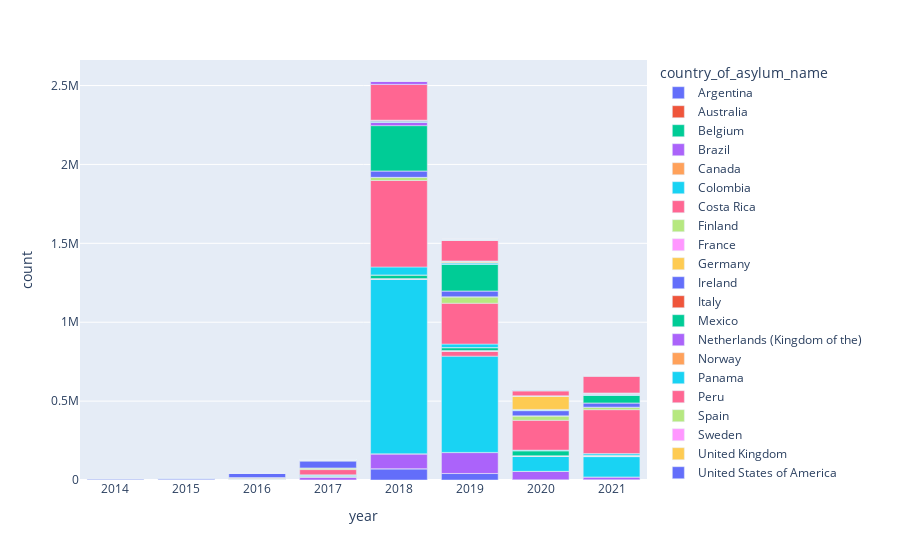

Notebook code for this chart:
### Code cell
fig = px.bar(country_of_asylum, x='year', y='count', color='country_of_asylum_name')
fig.show()

### Figure 1 — Plotly figure (JSON) as saved in the notebook; plotly's stock layout.template omitted (floating-point values rounded to 4 significant figures)
{"data": [{"hovertemplate": "country_of_asylum_name=Argentina<br>year=%{x}<br>count=%{y}<extra></extra>", "legendgroup": "Argentina", "marker": {"color": "#636efa", "pattern": {"shape": ""}}, "name": "Argentina", "orientation": "v", "showlegend": true, "textposition": "auto", "type": "bar", "x": [2014, 2016, 2017, 2018, 2019, 2020, 2021], "xaxis": "x", "y": [5, 57, 135, 71414, 41060, 1159, 1904], "yaxis": "y"}, {"hovertemplate": "country_of_asylum_name=Australia<br>year=%{x}<br>count=%{y}<extra></extra>", "legendgroup": "Australia", "marker": {"color": "#EF553B", "pattern": {"shape": ""}}, "name": "Australia", "orientation": "v", "showlegend": true, "textposition": "auto", "type": "bar", "x": [2014, 2015, 2016, 2017, 2018, 2019, 2020], "xaxis": "x", "y": [9, 18, 14, 71, 71, 155, 126], "yaxis": "y"}, {"hovertemplate": "country_of_asylum_name=Belgium<br>year=%{x}<br>count=%{y}<extra></extra>", "legendgroup": "Belgium", "marker": {"color": "#00cc96", "pattern": {"shape": ""}}, "name": "Belgium", "orientation": "v", "showlegend": true, "textposition": "auto", "type": "bar", "x": [2014, 2015, 2016, 2017, 2018, 2019, 2020, 2021], "xaxis": "x", "y": [11, 19, 45, 190, 405, 220, 119, 120], "yaxis": "y"}, {"hovertemplate": "country_of_asylum_name=Brazil<br>year=%{x}<br>count=%{y}<extra></extra>", "legendgroup": "Brazil", "marker": {"color": "#ab63fa", "pattern": {"shape": ""}}, "name": "Brazil", "orientation": "v", "showlegend": true, "textposition": "auto", "type": "bar", "x": [2014, 2015, 2016, 2017, 2018, 2019, 2020, 2021], "xaxis": "x", "y": [122, 868, 3375, 17865, 92922, 132192, 53258, 16969], "yaxis": "y"}, {"hovertemplate": "country_of_asylum_name=Canada<br>year=%{x}<br>count=%{y}<extra></extra>", "legendgroup": "Canada", "marker": {"color": "#FFA15A", "pattern": {"shape": ""}}, "name": "Canada", "orientation": "v", "showlegend": true, "textposition": "auto", "type": "bar", "x": [2014, 2015, 2016, 2017, 2018, 2019, 2020, 2021], "xaxis": "x", "y": [164, 255, 566, 1176, 1254, 1199, 289, 485], "yaxis": "y"}, {"hovertemplate": "country_of_asylum_name=Colombia<br>year=%{x}<br>count=%{y}<extra></extra>", "legendgroup": "Colombia", "marker": {"color": "#19d3f3", "pattern": {"shape": ""}}, "name": "Colombia", "orientation": "v", "showlegend": true, "textposition": "auto", "type": "bar", "x": [2014, 2015, 2016, 2017, 2018, 2019, 2020, 2021], "xaxis": "x", "y": [47, 119, 316, 575, 1105410, 610164, 94765, 128664], "yaxis": "y"}, {"hovertemplate": "country_of_asylum_name=Costa Rica<br>year=%{x}<br>count=%{y}<extra></extra>", "legendgroup": "Costa Rica", "marker": {"color": "#FF6692", "pattern": {"shape": ""}}, "name": "Costa Rica", "orientation": "v", "showlegend": true, "textposition": "auto", "type": "bar", "x": [2014, 2015, 2016, 2017, 2018, 2019, 2020, 2021], "xaxis": "x", "y": [130, 280, 1423, 3175, 2884, 32226, 2315, 2928], "yaxis": "y"}, {"hovertemplate": "country_of_asylum_name=Finland<br>year=%{x}<br>count=%{y}<extra></extra>", "legendgroup": "Finland", "marker": {"color": "#B6E880", "pattern": {"shape": ""}}, "name": "Finland", "orientation": "v", "showlegend": true, "textposition": "auto", "type": "bar", "x": [2014, 2016, 2017, 2018, 2019, 2020, 2021], "xaxis": "x", "y": [5, 5, 10, 5, 9, 5, 6], "yaxis": "y"}, {"hovertemplate": "country_of_asylum_name=France<br>year=%{x}<br>count=%{y}<extra></extra>", "legendgroup": "France", "marker": {"color": "#FF97FF", "pattern": {"shape": ""}}, "name": "France", "orientation": "v", "showlegend": true, "textposition": "auto", "type": "bar", "x": [2014, 2015, 2016, 2017, 2018, 2019, 2020, 2021], "xaxis": "x", "y": [30, 44, 264, 334, 566, 868, 389, 399], "yaxis": "y"}, {"hovertemplate": "country_of_asylum_name=Germany<br>year=%{x}<br>count=%{y}<extra></extra>", "legendgroup": "Germany", "marker": {"color": "#FECB52", "pattern": {"shape": ""}}, "name": "Germany", "orientation": "v", "showlegend": true, "textposition": "auto", "type": "bar", "x": [2014, 2015, 2016, 2017, 2018, 2019, 2020, 2021], "xaxis": "x", "y": [7, 20, 88, 203, 404, 726, 553, 390], "yaxis": "y"}, {"hovertemplate": "country_of_asylum_name=Ireland<br>year=%{x}<br>count=%{y}<extra></extra>", "legendgroup": "Ireland", "marker": {"color": "#636efa", "pattern": {"shape": ""}}, "name": "Ireland", "orientation": "v", "showlegend": true, "textposition": "auto", "type": "bar", "x": [2014, 2015, 2016, 2017, 2018, 2019, 2020, 2021], "xaxis": "x", "y": [26, 16, 27, 22, 45, 93, 32, 24], "yaxis": "y"}, {"hovertemplate": "country_of_asylum_name=Italy<br>year=%{x}<br>count=%{y}<extra></extra>", "legendgroup": "Italy", "marker": {"color": "#EF553B", "pattern": {"shape": ""}}, "name": "Italy", "orientation": "v", "showlegend": true, "textposition": "auto", "type": "bar", "x": [2014, 2015, 2016, 2017, 2018, 2019, 2020, 2021], "xaxis": "x", "y": [25, 44, 142, 504, 979, 1540, 829, 457], "yaxis": "y"}, {"hovertemplate": "country_of_asylum_name=Mexico<br>year=%{x}<br>count=%{y}<extra></extra>", "legendgroup": "Mexico", "marker": {"color": "#00cc96", "pattern": {"shape": ""}}, "name": "Mexico", "orientation": "v", "showlegend": true, "textposition": "auto", "type": "bar", "x": [2014, 2015, 2016, 2017, 2018, 2019, 2020, 2021], "xaxis": "x", "y": [41, 57, 361, 4042, 23469, 18543, 32157, 6223], "yaxis": "y"}, {"hovertemplate": "country_of_asylum_name=Netherlands (Kingdom of the)<br>year=%{x}<br>count=%{y}<extra></extra>", "legendgroup": "Netherlands (Kingdom of the)", "marker": {"color": "#ab63fa", "pattern": {"shape": ""}}, "name": "Netherlands (Kingdom of the)", "orientation": "v", "showlegend": true, "textposition": "auto", "type": "bar", "x": [2014, 2015, 2016, 2017, 2018, 2019, 2020, 2021], "xaxis": "x", "y": [5, 5, 27, 77, 150, 182, 83, 72], "yaxis": "y"}, {"hovertemplate": "country_of_asylum_name=Norway<br>year=%{x}<br>count=%{y}<extra></extra>", "legendgroup": "Norway", "marker": {"color": "#FFA15A", "pattern": {"shape": ""}}, "name": "Norway", "orientation": "v", "showlegend": true, "textposition": "auto", "type": "bar", "x": [2014, 2016, 2017, 2018, 2019, 2020, 2021], "xaxis": "x", "y": [5, 8, 11, 22, 20, 16, 29], "yaxis": "y"}, {"hovertemplate": "country_of_asylum_name=Panama<br>year=%{x}<br>count=%{y}<extra></extra>", "legendgroup": "Panama", "marker": {"color": "#19d3f3", "pattern": {"shape": ""}}, "name": "Panama", "orientation": "v", "showlegend": true, "textposition": "auto", "type": "bar", "x": [2014, 2015, 2016, 2017, 2018, 2019, 2020, 2021], "xaxis": "x", "y": [88, 261, 837, 4430, 50049, 22426, 3306, 9166], "yaxis": "y"}, {"hovertemplate": "country_of_asylum_name=Peru<br>year=%{x}<br>count=%{y}<extra></extra>", "legendgroup": "Peru", "marker": {"color": "#FF6692", "pattern": {"shape": ""}}, "name": "Peru", "orientation": "v", "showlegend": true, "textposition": "auto", "type": "bar", "x": [2014, 2015, 2016, 2017, 2018, 2019, 2020, 2021], "xaxis": "x", "y": [65, 181, 3602, 33149, 548114, 258636, 188889, 277861], "yaxis": "y"}, {"hovertemplate": "country_of_asylum_name=Spain<br>year=%{x}<br>count=%{y}<extra></extra>", "legendgroup": "Spain", "marker": {"color": "#B6E880", "pattern": {"shape": ""}}, "name": "Spain", "orientation": "v", "showlegend": true, "textposition": "auto", "type": "bar", "x": [2014, 2015, 2016, 2017, 2018, 2019, 2020, 2021], "xaxis": "x", "y": [124, 596, 4196, 10622, 20015, 40906, 28365, 15995], "yaxis": "y"}, {"hovertemplate": "country_of_asylum_name=Sweden<br>year=%{x}<br>count=%{y}<extra></extra>", "legendgroup": "Sweden", "marker": {"color": "#FF97FF", "pattern": {"shape": ""}}, "name": "Sweden", "orientation": "v", "showlegend": true, "textposition": "auto", "type": "bar", "x": [2014, 2015, 2016, 2017, 2018, 2019, 2020, 2021], "xaxis": "x", "y": [43, 27, 69, 113, 120, 202, 66, 34], "yaxis": "y"}, {"hovertemplate": "country_of_asylum_name=United Kingdom<br>year=%{x}<br>count=%{y}<extra></extra>", "legendgroup": "United Kingdom", "marker": {"color": "#FECB52", "pattern": {"shape": ""}}, "name": "United Kingdom", "orientation": "v", "showlegend": true, "textposition": "auto", "type": "bar", "x": [2014, 2015, 2016, 2017, 2018, 2019, 2020, 2021], "xaxis": "x", "y": [40, 10, 25, 26, 35, 32, 14, 10], "yaxis": "y"}, {"hovertemplate": "country_of_asylum_name=United States of America<br>year=%{x}<br>count=%{y}<extra></extra>", "legendgroup": "United States of America", "marker": {"color": "#636efa", "pattern": {"shape": ""}}, "name": "United States of America", "orientation": "v", "showlegend": true, "textposition": "auto", "type": "bar", "x": [2014, 2015, 2016, 2017, 2018, 2019, 2020, 2021], "xaxis": "x", "y": [4306, 10336, 26663, 44761, 40710, 37037, 33181, 27020], "yaxis": "y"}, {"hovertemplate": "country_of_asylum_name=Austria<br>year=%{x}<br>count=%{y}<extra></extra>", "legendgroup": "Austria", "marker": {"color": "#EF553B", "pattern": {"shape": ""}}, "name": "Austria", "orientation": "v", "showlegend": true, "textposition": "auto", "type": "bar", "x": [2015, 2016, 2017, 2018, 2019, 2020, 2021], "xaxis": "x", "y": [5, 12, 17, 9, 25, 34, 26], "yaxis": "y"}, {"hovertemplate": "country_of_asylum_name=Chile<br>year=%{x}<br>count=%{y}<extra></extra>", "legendgroup": "Chile", "marker": {"color": "#00cc96", "pattern": {"shape": ""}}, "name": "Chile", "orientation": "v", "showlegend": true, "textposition": "auto", "type": "bar", "x": [2015, 2016, 2017, 2018, 2019, 2020, 2021], "xaxis": "x", "y": [14, 246, 1345, 286788, 167816, 2229, 47789], "yaxis": "y"}, {"hovertemplate": "country_of_asylum_name=Curaçao<br>year=%{x}<br>count=%{y}<extra></extra>", "legendgroup": "Curaçao", "marker": {"color": "#ab63fa", "pattern": {"shape": ""}}, "name": "Curaçao", "orientation": "v", "showlegend": true, "textposition": "auto", "type": "bar", "x": [2015, 2016, 2017, 2018, 2019, 2020, 2021], "xaxis": "x", "y": [5, 13, 663, 20700, 39, 501, 309], "yaxis": "y"}, {"hovertemplate": "country_of_asylum_name=Malta<br>year=%{x}<br>count=%{y}<extra></extra>", "legendgroup": "Malta", "marker": {"color": "#FFA15A", "pattern": {"shape": ""}}, "name": "Malta", "orientation": "v", "showlegend": true, "textposition": "auto", "type": "bar", "x": [2015, 2016, 2017, 2018, 2019, 2020, 2021], "xaxis": "x", "y": [9, 11, 39, 33, 26, 38, 20], "yaxis": "y"}, {"hovertemplate": "country_of_asylum_name=Trinidad and Tobago<br>year=%{x}<br>count=%{y}<extra></extra>", "legendgroup": "Trinidad and Tobago", "marker": {"color": "#19d3f3", "pattern": {"shape": ""}}, "name": "Trinidad and Tobago", "orientation": "v", "showlegend": true, "textposition": "auto", "type": "bar", "x": [2015, 2016, 2017, 2018, 2019, 2020, 2021], "xaxis": "x", "y": [5, 31, 1125, 7073, 8316, 3244, 5870], "yaxis": "y"}, {"hovertemplate": "country_of_asylum_name=Uruguay<br>year=%{x}<br>count=%{y}<extra></extra>", "legendgroup": "Uruguay", "marker": {"color": "#FF6692", "pattern": {"shape": ""}}, "name": "Uruguay", "orientation": "v", "showlegend": true, "textposition": "auto", "type": "bar", "x": [2015, 2017, 2018, 2019, 2020, 2021], "xaxis": "x", "y": [5, 38, 5488, 3364, 398, 2663], "yaxis": "y"}, {"hovertemplate": "country_of_asylum_name=Aruba<br>year=%{x}<br>count=%{y}<extra></extra>", "legendgroup": "Aruba", "marker": {"color": "#B6E880", "pattern": {"shape": ""}}, "name": "Aruba", "orientation": "v", "showlegend": true, "textposition": "auto", "type": "bar", "x": [2016, 2017, 2018, 2019, 2020, 2021], "xaxis": "x", "y": [5, 144, 381, 1000, 1000, 989], "yaxis": "y"}, {"hovertemplate": "country_of_asylum_name=Denmark<br>year=%{x}<br>count=%{y}<extra></extra>", "legendgroup": "Denmark", "marker": {"color": "#FF97FF", "pattern": {"shape": ""}}, "name": "Denmark", "orientation": "v", "showlegend": true, "textposition": "auto", "type": "bar", "x": [2016, 2017, 2018, 2019, 2020], "xaxis": "x", "y": [8, 5, 12, 10, 5], "yaxis": "y"}, {"hovertemplate": "country_of_asylum_name=Dominican Rep.<br>year=%{x}<br>count=%{y}<extra></extra>", "legendgroup": "Dominican Rep.", "marker": {"color": "#FECB52", "pattern": {"shape": ""}}, "name": "Dominican Rep.", "orientation": "v", "showlegend": true, "textposition": "auto", "type": "bar", "x": [2016, 2017, 2018, 2019, 2020, 2021], "xaxis": "x", "y": [19, 32, 578, 7567, 85330, 1955], "yaxis": "y"}, {"hovertemplate": "country_of_asylum_name=Greece<br>year=%{x}<br>count=%{y}<extra></extra>", "legendgroup": "Greece", "marker": {"color": "#636efa", "pattern": {"shape": ""}}, "name": "Greece", "orientation": "v", "showlegend": true, "textposition": "auto", "type": "bar", "x": [2016, 2017, 2018, 2019, 2020], "xaxis": "x", "y": [11, 21, 23, 30, 10], "yaxis": "y"}, {"hovertemplate": "country_of_asylum_name=Guatemala<br>year=%{x}<br>count=%{y}<extra></extra>", "legendgroup": "Guatemala", "marker": {"color": "#EF553B", "pattern": {"shape": ""}}, "name": "Guatemala", "orientation": "v", "showlegend": true, "textposition": "auto", "type": "bar", "x": [2016, 2017, 2018, 2019, 2020, 2021], "xaxis": "x", "y": [6, 16, 17, 40, 38, 1534], "yaxis": "y"}, {"hovertemplate": "country_of_asylum_name=Paraguay<br>year=%{x}<br>count=%{y}<extra></extra>", "legendgroup": "Paraguay", "marker": {"color": "#00cc96", "pattern": {"shape": ""}}, "name": "Paraguay", "orientation": "v", "showlegend": true, "textposition": "auto", "type": "bar", "x": [2016, 2017, 2018, 2019, 2020, 2021], "xaxis": "x", "y": [6, 12, 425, 1648, 1288, 1809], "yaxis": "y"}, {"hovertemplate": "country_of_asylum_name=Portugal<br>year=%{x}<br>count=%{y}<extra></extra>", "legendgroup": "Portugal", "marker": {"color": "#ab63fa", "pattern": {"shape": ""}}, "name": "Portugal", "orientation": "v", "showlegend": true, "textposition": "auto", "type": "bar", "x": [2016, 2017, 2018, 2019, 2020, 2021], "xaxis": "x", "y": [16, 35, 40, 96, 14, 14], "yaxis": "y"}, {"hovertemplate": "country_of_asylum_name=Switzerland<br>year=%{x}<br>count=%{y}<extra></extra>", "legendgroup": "Switzerland", "marker": {"color": "#FFA15A", "pattern": {"shape": ""}}, "name": "Switzerland", "orientation": "v", "showlegend": true, "textposition": "auto", "type": "bar", "x": [2016, 2017, 2018, 2019, 2020, 2021], "xaxis": "x", "y": [5, 24, 42, 41, 13, 40], "yaxis": "y"}, {"hovertemplate": "country_of_asylum_name=Albania<br>year=%{x}<br>count=%{y}<extra></extra>", "legendgroup": "Albania", "marker": {"color": "#19d3f3", "pattern": {"shape": ""}}, "name": "Albania", "orientation": "v", "showlegend": true, "textposition": "auto", "type": "bar", "x": [2017], "xaxis": "x", "y": [5], "yaxis": "y"}, {"hovertemplate": "country_of_asylum_name=Ecuador<br>year=%{x}<br>count=%{y}<extra></extra>", "legendgroup": "Ecuador", "marker": {"color": "#FF6692", "pattern": {"shape": ""}}, "name": "Ecuador", "orientation": "v", "showlegend": true, "textposition": "auto", "type": "bar", "x": [2017, 2018, 2019, 2020, 2021], "xaxis": "x", "y": [1530, 226614, 133224, 32007, 107824], "yaxis": "y"}, {"hovertemplate": "country_of_asylum_name=Estonia<br>year=%{x}<br>count=%{y}<extra></extra>", "legendgroup": "Estonia", "marker": {"color": "#B6E880", "pattern": {"shape": ""}}, "name": "Estonia", "orientation": "v", "showlegend": true, "textposition": "auto", "type": "bar", "x": [2017], "xaxis": "x", "y": [6], "yaxis": "y"}, {"hovertemplate": "country_of_asylum_name=Honduras<br>year=%{x}<br>count=%{y}<extra></extra>", "legendgroup": "Honduras", "marker": {"color": "#FF97FF", "pattern": {"shape": ""}}, "name": "Honduras", "orientation": "v", "showlegend": true, "textposition": "auto", "type": "bar", "x": [2017, 2021], "xaxis": "x", "y": [5, 17], "yaxis": "y"}, {"hovertemplate": "country_of_asylum_name=New Zealand<br>year=%{x}<br>count=%{y}<extra></extra>", "legendgroup": "New Zealand", "marker": {"color": "#FECB52", "pattern": {"shape": ""}}, "name": "New Zealand", "orientation": "v", "showlegend": true, "textposition": "auto", "type": "bar", "x": [2017], "xaxis": "x", "y": [5], "yaxis": "y"}, {"hovertemplate": "country_of_asylum_name=Rep. of Korea<br>year=%{x}<br>count=%{y}<extra></extra>", "legendgroup": "Rep. of Korea", "marker": {"color": "#636efa", "pattern": {"shape": ""}}, "name": "Rep. of Korea", "orientation": "v", "showlegend": true, "textposition": "auto", "type": "bar", "x": [2017, 2018, 2019, 2020, 2021], "xaxis": "x", "y": [5, 5, 12, 8, 7], "yaxis": "y"}, {"hovertemplate": "country_of_asylum_name=Russian Federation<br>year=%{x}<br>count=%{y}<extra></extra>", "legendgroup": "Russian Federation", "marker": {"color": "#EF553B", "pattern": {"shape": ""}}, "name": "Russian Federation", "orientation": "v", "showlegend": true, "textposition": "auto", "type": "bar", "x": [2017], "xaxis": "x", "y": [8], "yaxis": "y"}, {"hovertemplate": "country_of_asylum_name=Czechia<br>year=%{x}<br>count=%{y}<extra></extra>", "legendgroup": "Czechia", "marker": {"color": "#00cc96", "pattern": {"shape": ""}}, "name": "Czechia", "orientation": "v", "showlegend": true, "textposition": "auto", "type": "bar", "x": [2018, 2019, 2020, 2021], "xaxis": "x", "y": [6, 33, 6, 5], "yaxis": "y"}, {"hovertemplate": "country_of_asylum_name=Guyana<br>year=%{x}<br>count=%{y}<extra></extra>", "legendgroup": "Guyana", "marker": {"color": "#ab63fa", "pattern": {"shape": ""}}, "name": "Guyana", "orientation": "v", "showlegend": true, "textposition": "auto", "type": "bar", "x": [2018, 2019, 2020, 2021], "xaxis": "x", "y": [21400, 5, 1307, 2493], "yaxis": "y"}, {"hovertemplate": "country_of_asylum_name=Iceland<br>year=%{x}<br>count=%{y}<extra></extra>", "legendgroup": "Iceland", "marker": {"color": "#FFA15A", "pattern": {"shape": ""}}, "name": "Iceland", "orientation": "v", "showlegend": true, "textposition": "auto", "type": "bar", "x": [2018, 2019, 2020, 2021], "xaxis": "x", "y": [14, 180, 104, 361], "yaxis": "y"}, {"hovertemplate": "country_of_asylum_name=Luxembourg<br>year=%{x}<br>count=%{y}<extra></extra>", "legendgroup": "Luxembourg", "marker": {"color": "#19d3f3", "pattern": {"shape": ""}}, "name": "Luxembourg", "orientation": "v", "showlegend": true, "textposition": "auto", "type": "bar", "x": [2018, 2019, 2020, 2021], "xaxis": "x", "y": [10, 65, 44, 35], "yaxis": "y"}, {"hovertemplate": "country_of_asylum_name=Romania<br>year=%{x}<br>count=%{y}<extra></extra>", "legendgroup": "Romania", "marker": {"color": "#FF6692", "pattern": {"shape": ""}}, "name": "Romania", "orientation": "v", "showlegend": true, "textposition": "auto", "type": "bar", "x": [2018, 2020], "xaxis": "x", "y": [5, 5], "yaxis": "y"}, {"hovertemplate": "country_of_asylum_name=Suriname<br>year=%{x}<br>count=%{y}<extra></extra>", "legendgroup": "Suriname", "marker": {"color": "#B6E880", "pattern": {"shape": ""}}, "name": "Suriname", "orientation": "v", "showlegend": true, "textposition": "auto", "type": "bar", "x": [2018, 2019, 2020, 2021], "xaxis": "x", "y": [38, 183, 76, 85], "yaxis": "y"}, {"hovertemplate": "country_of_asylum_name=Anguilla<br>year=%{x}<br>count=%{y}<extra></extra>", "legendgroup": "Anguilla", "marker": {"color": "#FF97FF", "pattern": {"shape": ""}}, "name": "Anguilla", "orientation": "v", "showlegend": true, "textposition": "auto", "type": "bar", "x": [2019, 2020, 2021], "xaxis": "x", "y": [11, 21, 5], "yaxis": "y"}, {"hovertemplate": "country_of_asylum_name=Barbados<br>year=%{x}<br>count=%{y}<extra></extra>", "legendgroup": "Barbados", "marker": {"color": "#FECB52", "pattern": {"shape": ""}}, "name": "Barbados", "orientation": "v", "showlegend": true, "textposition": "auto", "type": "bar", "x": [2019], "xaxis": "x", "y": [5], "yaxis": "y"}, {"hovertemplate": "country_of_asylum_name=Bolivia (Plurinational State of)<br>year=%{x}<br>count=%{y}<extra></extra>", "legendgroup": "Bolivia (Plurinational State of)", "marker": {"color": "#636efa", "pattern": {"shape": ""}}, "name": "Bolivia (Plurinational State of)", "orientation": "v", "showlegend": true, "textposition": "auto", "type": "bar", "x": [2019, 2020, 2021], "xaxis": "x", "y": [2122, 4926, 2237], "yaxis": "y"}, {"hovertemplate": "country_of_asylum_name=Cayman Islands<br>year=%{x}<br>count=%{y}<extra></extra>", "legendgroup": "Cayman Islands", "marker": {"color": "#EF553B", "pattern": {"shape": ""}}, "name": "Cayman Islands", "orientation": "v", "showlegend": true, "textposition": "auto", "type": "bar", "x": [2019, 2021], "xaxis": "x", "y": [52, 53], "yaxis": "y"}, {"hovertemplate": "country_of_asylum_name=Cyprus<br>year=%{x}<br>count=%{y}<extra></extra>", "legendgroup": "Cyprus", "marker": {"color": "#00cc96", "pattern": {"shape": ""}}, "name": "Cyprus", "orientation": "v", "showlegend": true, "textposition": "auto", "type": "bar", "x": [2019], "xaxis": "x", "y": [5], "yaxis": "y"}, {"hovertemplate": "country_of_asylum_name=India<br>year=%{x}<br>count=%{y}<extra></extra>", "legendgroup": "India", "marker": {"color": "#ab63fa", "pattern": {"shape": ""}}, "name": "India", "orientation": "v", "showlegend": true, "textposition": "auto", "type": "bar", "x": [2019], "xaxis": "x", "y": [9], "yaxis": "y"}, {"hovertemplate": "country_of_asylum_name=Jamaica<br>year=%{x}<br>count=%{y}<extra></extra>", "legendgroup": "Jamaica", "marker": {"color": "#FFA15A", "pattern": {"shape": ""}}, "name": "Jamaica", "orientation": "v", "showlegend": true, "textposition": "auto", "type": "bar", "x": [2019], "xaxis": "x", "y": [121], "yaxis": "y"}, {"hovertemplate": "country_of_asylum_name=Jordan<br>year=%{x}<br>count=%{y}<extra></extra>", "legendgroup": "Jordan", "marker": {"color": "#19d3f3", "pattern": {"shape": ""}}, "name": "Jordan", "orientation": "v", "showlegend": true, "textposition": "auto", "type": "bar", "x": [2019], "xaxis": "x", "y": [5], "yaxis": "y"}, {"hovertemplate": "country_of_asylum_name=Saint Vincent and the Grenadines<br>year=%{x}<br>count=%{y}<extra></extra>", "legendgroup": "Saint Vincent and the Grenadines", "marker": {"color": "#FF6692", "pattern": {"shape": ""}}, "name": "Saint Vincent and the Grenadines", "orientation": "v", "showlegend": true, "textposition": "auto", "type": "bar", "x": [2019, 2020], "xaxis": "x", "y": [38, 14], "yaxis": "y"}, {"hovertemplate": "country_of_asylum_name=South Africa<br>year=%{x}<br>count=%{y}<extra></extra>", "legendgroup": "South Africa", "marker": {"color": "#B6E880", "pattern": {"shape": ""}}, "name": "South Africa", "orientation": "v", "showlegend": true, "textposition": "auto", "type": "bar", "x": [2019], "xaxis": "x", "y": [5], "yaxis": "y"}, {"hovertemplate": "country_of_asylum_name=Bulgaria<br>year=%{x}<br>count=%{y}<extra></extra>", "legendgroup": "Bulgaria", "marker": {"color": "#FF97FF", "pattern": {"shape": ""}}, "name": "Bulgaria", "orientation": "v", "showlegend": true, "textposition": "auto", "type": "bar", "x": [2020], "xaxis": "x", "y": [5], "yaxis": "y"}, {"hovertemplate": "country_of_asylum_name=El Salvador<br>year=%{x}<br>count=%{y}<extra></extra>", "legendgroup": "El Salvador", "marker": {"color": "#FECB52", "pattern": {"shape": ""}}, "name": "El Salvador", "orientation": "v", "showlegend": true, "textposition": "auto", "type": "bar", "x": [2020, 2021], "xaxis": "x", "y": [15, 21], "yaxis": "y"}, {"hovertemplate": "country_of_asylum_name=Grenada<br>year=%{x}<br>count=%{y}<extra></extra>", "legendgroup": "Grenada", "marker": {"color": "#636efa", "pattern": {"shape": ""}}, "name": "Grenada", "orientation": "v", "showlegend": true, "textposition": "auto", "type": "bar", "x": [2020], "xaxis": "x", "y": [234], "yaxis": "y"}, {"hovertemplate": "country_of_asylum_name=Indonesia<br>year=%{x}<br>count=%{y}<extra></extra>", "legendgroup": "Indonesia", "marker": {"color": "#EF553B", "pattern": {"shape": ""}}, "name": "Indonesia", "orientation": "v", "showlegend": true, "textposition": "auto", "type": "bar", "x": [2020], "xaxis": "x", "y": [5], "yaxis": "y"}, {"hovertemplate": "country_of_asylum_name=Lebanon<br>year=%{x}<br>count=%{y}<extra></extra>", "legendgroup": "Lebanon", "marker": {"color": "#00cc96", "pattern": {"shape": ""}}, "name": "Lebanon", "orientation": "v", "showlegend": true, "textposition": "auto", "type": "bar", "x": [2020], "xaxis": "x", "y": [5], "yaxis": "y"}, {"hovertemplate": "country_of_asylum_name=Montenegro<br>year=%{x}<br>count=%{y}<extra></extra>", "legendgroup": "Montenegro", "marker": {"color": "#ab63fa", "pattern": {"shape": ""}}, "name": "Montenegro", "orientation": "v", "showlegend": true, "textposition": "auto", "type": "bar", "x": [2020], "xaxis": "x", "y": [5], "yaxis": "y"}, {"hovertemplate": "country_of_asylum_name=Poland<br>year=%{x}<br>count=%{y}<extra></extra>", "legendgroup": "Poland", "marker": {"color": "#FFA15A", "pattern": {"shape": ""}}, "name": "Poland", "orientation": "v", "showlegend": true, "textposition": "auto", "type": "bar", "x": [2020], "xaxis": "x", "y": [14], "yaxis": "y"}, {"hovertemplate": "country_of_asylum_name=Saint Kitts and Nevis<br>year=%{x}<br>count=%{y}<extra></extra>", "legendgroup": "Saint Kitts and Nevis", "marker": {"color": "#19d3f3", "pattern": {"shape": ""}}, "name": "Saint Kitts and Nevis", "orientation": "v", "showlegend": true, "textposition": "auto", "type": "bar", "x": [2020, 2021], "xaxis": "x", "y": [19, 41], "yaxis": "y"}, {"hovertemplate": "country_of_asylum_name=Sint Maarten (Dutch part)<br>year=%{x}<br>count=%{y}<extra></extra>", "legendgroup": "Sint Maarten (Dutch part)", "marker": {"color": "#FF6692", "pattern": {"shape": ""}}, "name": "Sint Maarten (Dutch part)", "orientation": "v", "showlegend": true, "textposition": "auto", "type": "bar", "x": [2020], "xaxis": "x", "y": [8], "yaxis": "y"}, {"hovertemplate": "country_of_asylum_name=Kyrgyzstan<br>year=%{x}<br>count=%{y}<extra></extra>", "legendgroup": "Kyrgyzstan", "marker": {"color": "#B6E880", "pattern": {"shape": ""}}, "name": "Kyrgyzstan", "orientation": "v", "showlegend": true, "textposition": "auto", "type": "bar", "x": [2021], "xaxis": "x", "y": [5], "yaxis": "y"}], "layout": {"barmode": "relative", "legend": {"title": {"text": "country_of_asylum_name"}, "tracegroupgap": 0}, "margin": {"t": 60}, "xaxis": {"anchor": "y", "domain": [0, 1], "title": {"text": "year"}}, "yaxis": {"anchor": "x", "domain": [0, 1], "title": {"text": "count"}}}}
